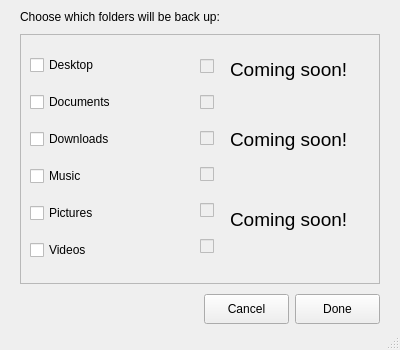
<?xml version="1.0" encoding="UTF-8"?>
<ui version="4.0">
 <class>MainWindow</class>
 <widget class="QMainWindow" name="MainWindow">
  <property name="geometry">
   <rect>
    <x>0</x>
    <y>0</y>
    <width>400</width>
    <height>350</height>
   </rect>
  </property>
  <property name="windowTitle">
   <string>MainWindow</string>
  </property>
  <widget class="QWidget" name="centralwidget">
   <widget class="QFrame" name="frame">
    <property name="geometry">
     <rect>
      <x>20</x>
      <y>34</y>
      <width>360</width>
      <height>250</height>
     </rect>
    </property>
    <property name="frameShape">
     <enum>QFrame::StyledPanel</enum>
    </property>
    <property name="frameShadow">
     <enum>QFrame::Raised</enum>
    </property>
    <widget class="QWidget" name="layoutWidget">
     <property name="geometry">
      <rect>
       <x>180</x>
       <y>10</y>
       <width>166</width>
       <height>231</height>
      </rect>
     </property>
     <layout class="QVBoxLayout" name="verticalLayout_2">
      <item>
       <widget class="QCheckBox" name="one_checkbox">
        <property name="enabled">
         <bool>false</bool>
        </property>
        <property name="text">
         <string/>
        </property>
       </widget>
      </item>
      <item>
       <widget class="QCheckBox" name="two_checkbox">
        <property name="enabled">
         <bool>false</bool>
        </property>
        <property name="text">
         <string/>
        </property>
       </widget>
      </item>
      <item>
       <widget class="QCheckBox" name="three_checkbox">
        <property name="enabled">
         <bool>false</bool>
        </property>
        <property name="text">
         <string/>
        </property>
       </widget>
      </item>
      <item>
       <widget class="QCheckBox" name="four_checkbox">
        <property name="enabled">
         <bool>false</bool>
        </property>
        <property name="text">
         <string/>
        </property>
       </widget>
      </item>
      <item>
       <widget class="QCheckBox" name="five_checkbox">
        <property name="enabled">
         <bool>false</bool>
        </property>
        <property name="text">
         <string/>
        </property>
       </widget>
      </item>
      <item>
       <widget class="QCheckBox" name="six_checkbox">
        <property name="enabled">
         <bool>false</bool>
        </property>
        <property name="text">
         <string/>
        </property>
       </widget>
      </item>
     </layout>
    </widget>
    <widget class="QWidget" name="layoutWidget">
     <property name="geometry">
      <rect>
       <x>10</x>
       <y>10</y>
       <width>166</width>
       <height>231</height>
      </rect>
     </property>
     <layout class="QVBoxLayout" name="verticalLayout">
      <item>
       <widget class="QCheckBox" name="desktop_checkbox">
        <property name="text">
         <string>Desktop</string>
        </property>
       </widget>
      </item>
      <item>
       <widget class="QCheckBox" name="documents_checkbox">
        <property name="text">
         <string>Documents</string>
        </property>
       </widget>
      </item>
      <item>
       <widget class="QCheckBox" name="downloads_checkbox">
        <property name="text">
         <string>Downloads</string>
        </property>
       </widget>
      </item>
      <item>
       <widget class="QCheckBox" name="music_checkbox">
        <property name="text">
         <string>Music</string>
        </property>
       </widget>
      </item>
      <item>
       <widget class="QCheckBox" name="pictures_checkbox">
        <property name="text">
         <string>Pictures</string>
        </property>
       </widget>
      </item>
      <item>
       <widget class="QCheckBox" name="videos_checkbox">
        <property name="text">
         <string>Videos</string>
        </property>
       </widget>
      </item>
     </layout>
    </widget>
    <widget class="QLabel" name="label">
     <property name="enabled">
      <bool>true</bool>
     </property>
     <property name="geometry">
      <rect>
       <x>210</x>
       <y>20</y>
       <width>131</width>
       <height>31</height>
      </rect>
     </property>
     <property name="text">
      <string>&lt;html&gt;&lt;head/&gt;&lt;body&gt;&lt;p&gt;&lt;span style=&quot; font-size:14pt;&quot;&gt;Coming soon!&lt;/span&gt;&lt;/p&gt;&lt;/body&gt;&lt;/html&gt;</string>
     </property>
    </widget>
    <widget class="QLabel" name="label_2">
     <property name="enabled">
      <bool>true</bool>
     </property>
     <property name="geometry">
      <rect>
       <x>210</x>
       <y>170</y>
       <width>131</width>
       <height>31</height>
      </rect>
     </property>
     <property name="text">
      <string>&lt;html&gt;&lt;head/&gt;&lt;body&gt;&lt;p&gt;&lt;span style=&quot; font-size:14pt;&quot;&gt;Coming soon!&lt;/span&gt;&lt;/p&gt;&lt;/body&gt;&lt;/html&gt;</string>
     </property>
    </widget>
    <widget class="QLabel" name="label_3">
     <property name="enabled">
      <bool>true</bool>
     </property>
     <property name="geometry">
      <rect>
       <x>210</x>
       <y>90</y>
       <width>131</width>
       <height>31</height>
      </rect>
     </property>
     <property name="text">
      <string>&lt;html&gt;&lt;head/&gt;&lt;body&gt;&lt;p&gt;&lt;span style=&quot; font-size:14pt;&quot;&gt;Coming soon!&lt;/span&gt;&lt;/p&gt;&lt;/body&gt;&lt;/html&gt;</string>
     </property>
    </widget>
   </widget>
   <widget class="QPushButton" name="button_folders_cancel">
    <property name="geometry">
     <rect>
      <x>204</x>
      <y>294</y>
      <width>85</width>
      <height>30</height>
     </rect>
    </property>
    <property name="text">
     <string>Cancel</string>
    </property>
   </widget>
   <widget class="QPushButton" name="button_folders_done">
    <property name="geometry">
     <rect>
      <x>295</x>
      <y>294</y>
      <width>85</width>
      <height>30</height>
     </rect>
    </property>
    <property name="text">
     <string>Done</string>
    </property>
   </widget>
   <widget class="QLabel" name="label_next_backup">
    <property name="geometry">
     <rect>
      <x>20</x>
      <y>2</y>
      <width>251</width>
      <height>30</height>
     </rect>
    </property>
    <property name="autoFillBackground">
     <bool>false</bool>
    </property>
    <property name="text">
     <string>&lt;html&gt;&lt;head/&gt;&lt;body&gt;&lt;p&gt;Choose which folders will be back up:&lt;/p&gt;&lt;/body&gt;&lt;/html&gt;</string>
    </property>
   </widget>
  </widget>
  <widget class="QStatusBar" name="statusbar"/>
 </widget>
 <resources/>
 <connections/>
</ui>
